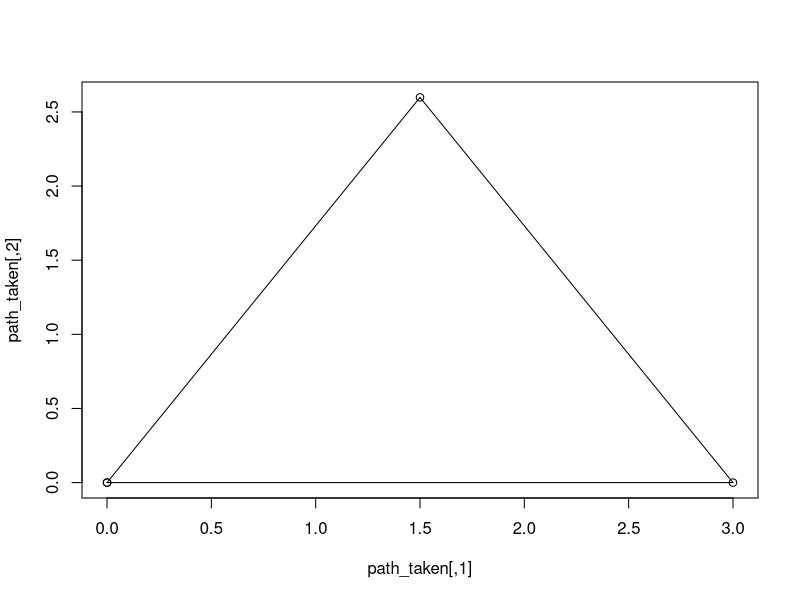

Source code (R):
## ---- chunk 1
knitr::opts_chunk$set(echo = TRUE)
## ---- chunk 2
library(methods)
setClass("Turtle", 
         slots = c(location = "numeric", 
                   orientation = "numeric", 
                   path = "matrix")
)
## ---- chunk 3
lil_turtle <- new("Turtle", 
                  location = c(0,0), 
                  orientation = 0,
                  path = matrix(c(0,0), ncol = 2))
lil_turtle
## ---- chunk 4
lil_turtle@location
lil_turtle@orientation
lil_turtle@path
## ---- chunk 5
okTurtle <- function(object) {
  # check location has length 2
  loc_ln <- length(object@location)
  # check orientation is between -360 to 360 and has length one
  orientation <- object@orientation
  # check path is a numeric matrix
  path <- object@path
  c(if (loc_ln != 2) "location must have length two.",
    if (length(orientation) != 1) "orientation must have length one.",
    if (abs(orientation) > 360) paste("orientation angle", orientation, "must be between -360 and 360 degrees."),
    if (mode(path) != "numeric") "path must be a numeric matrix",
    if (ncol(path) != 2) "path must have two columns"
  )
  TRUE
}
setValidity("Turtle", okTurtle)
## ---- chunk 6
Turtle <- function(location = c(0,0), orientation = 0) {
  new("Turtle", 
      location = location, 
      orientation = orientation,
      path = matrix(location, ncol = 2))
}
## ---- chunk 7
setGeneric("forward", 
           function(x, ...) standardGeneric("forward")
)
## ---- chunk 8
setGeneric("turn", function(x, ...) standardGeneric("turn"))
## ---- chunk 9
setGeneric("location", function(x) standardGeneric("location"))
setGeneric("location<-", function(x, value) standardGeneric("location<-"))
setGeneric("orientation", function(x) standardGeneric("orientation"))
setGeneric("orientation<-", function(x, value) standardGeneric("orientation<-"))
setGeneric("path", function(x) standardGeneric("path"))
setGeneric("path<-", function(x, value) standardGeneric("path<-"))
## ---- chunk 10
setMethod("location", signature = "Turtle", function(x) x@location)
setMethod("orientation", signature = "Turtle", function(x) x@orientation)
setMethod("path", signature = "Turtle", function(x) x@path )
## ---- chunk 11
setMethod("location<-", signature = "Turtle", function(x, value) {
  x@location <- value
  stopifnot(validObject(x))
  x
})
setMethod("orientation<-", signature = "Turtle", function(x, value) {
  x@orientation <- orientation(x) + value
  stopifnot(validObject(x))
  x
})
setMethod("path<-", "Turtle", function(x, value) {
  x@path <- rbind(path(x), matrix(value, ncol = 2))
  stopifnot(validObject(x))
  x
})
## ---- chunk 12
setMethod("forward", signature = "Turtle",
          function(x, steps) {
            location <- location(x)
            angle <- orientation(x) * pi / 180
            x_dir <- steps * cos(angle)
            y_dir <- steps * sin(angle)
            
            new_location <- c(location[1] + x_dir, 
                              location[2] + y_dir)
            
            location(x) <- new_location
            path(x) <- new_location
            
            x
          })
setMethod("turn", "Turtle", function(x, angle) {
  orientation(x) <- angle
  x
})
## ---- chunk 13
setMethod("show", "Turtle",
          function(object) {
            utf8::utf8_print(paste("\U1F422",
                                   paste("Located at:", paste(round(location(object), 1), collapse = ",")),
                                   paste("Facing:", orientation(object), "degrees"),
                                   collapse = "\n"))
          })
lil_turtle
## ---- chunk 14
library(magrittr)
turtle <- Turtle()
turtle <- turtle %>% 
  turn(angle = 60) %>% 
  forward(steps = 3) %>%
  turn(angle = -120) %>% 
  forward(steps = 3) %>% 
  turn(angle = -120) %>% 
  forward(steps = 3)
turtle 
path_taken <- path(turtle)
plot(path_taken)
segments(path_taken[1:3,1], 
         path_taken[1:3,2], 
         path_taken[2:4, 1], 
         path_taken[2:4, 2])
## ---- chunk 15
setClass("TurtleWithPen", 
         slots = c(colour = "character", thickness = "numeric", on = "logical"),
         contains = "Turtle")
## ---- chunk 16
TurtleWithPen <- function(x, colour = "pink", thickness = 1, on = FALSE) {
  new("TurtleWithPen", colour = colour, thickness = thickness, on = on, x)
}
turtle <- TurtleWithPen(Turtle())
turtle
class(turtle)
## ---- chunk 17
turtle %>% 
  turn(angle = 60) %>% 
  forward(steps = 3) %>%
  turn(angle = -120) %>% 
  forward(steps = 3) %>% 
  turn(angle = -120) %>% 
  forward(steps = 3)
## ---- chunk 18
setMethod("show", "TurtleWithPen", 
          function(object) {
            if (object@on) {
              path <- path(object)
              colnames(path) <- c("x", "y")
              path_tbl <- data.frame(path, id = seq_len(nrow(path)))
              plot <- ggplot2::ggplot(data = path_tbl) + 
                ggplot2::geom_path(ggplot2::aes(x, y), 
                                   colour = object@colour, 
                                   size = object@thickness) +
                ggplot2::theme_void() + 
                gganimate::transition_reveal(id)
              gganimate::animate(plot)
            } else {
              callNextMethod()
            }
          })
## ---- chunk 19
pendown <- function(x) {
  x@on <- TRUE
  x
}
penup <- function(x) {
  x@on <- FALSE
  x
}
turtle <- turtle %>% 
  pendown() %>% 
  turn(angle = 60) %>% 
  forward(steps = 3) %>%
  turn(angle = -120) %>% 
  forward(steps = 3) %>% 
  turn(angle = -120) %>% 
  forward(steps = 3)
turtle %>% 
  show()
## ---- chunk 20
turtle %>% 
  penup() 
## ---- chunk 21
star_pupil <- TurtleWithPen(Turtle(c(30,30), -100), 
                            colour = "green", thickness = 2) 
draw_star <- function(x) {
  x <- forward(x, steps = 30)
  for (i in 1:8) {
    x <- turn(x, angle = 140)
    x <- forward(x, steps = 30)
    x <- turn(x, angle = -100)
    x <- forward(x, steps = 30)
  }
  x <- turn(x, angle = 140)
  forward(x, steps = 30)
}
star_pupil %>% 
  pendown() %>% 
  draw_star() %>% 
  show()
